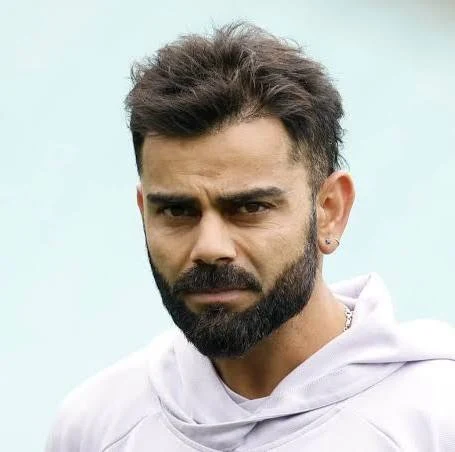
#> input picture images.jpg, 455 x 452 px
$ jupyter execute 'Face Detection.ipynb'
#> lines starting #> are read from the running program, lines starting #| are printed output that depends on the picture; after the words box and inside, x2 and y2 are one past the last pixel; in counts of white or black regions, pixels touching at a corner belong together
#> the answer given: images.jpg
[cell 1]
import cv2

[cell 2]
def load_model():
    face_cascade = cv2.CascadeClassifier(cv2.data.haarcascades + "haarcascade_frontalface_default.xml")
    return face_cascade

def detect_faces(image_path):

#> called with image_path = 'images.jpg'
    face_cascade = load_model()


    img = cv2.imread(image_path)
#> img is the input picture: shape (452, 455, 3); mean B, G, R 193, 197.2, 195.3
    gray = cv2.cvtColor(img, cv2.COLOR_BGR2GRAY)
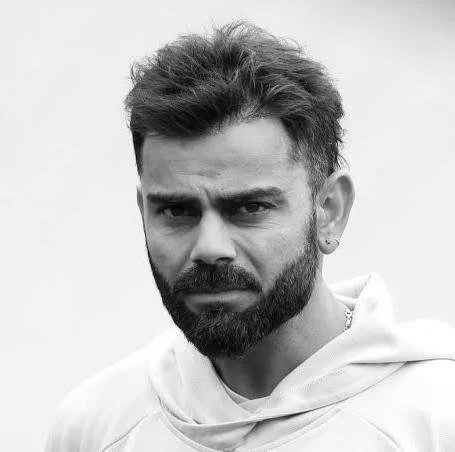
#> gray: shape (452, 455); min 0, max 255, mean 196.1

    faces = face_cascade.detectMultiScale(gray, 1.3, 5)
#> faces = [[106, 130, 216, 216]]


    for (x, y, w, h) in faces:
        cv2.rectangle(img, (x, y), (x+w, y+h), (0, 255, 0), 2)
#> this loop made 1 pass
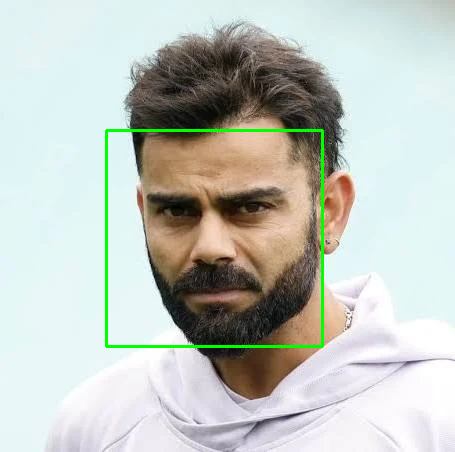
#> img: shape (452, 455, 3); 1.26% of pixels changed, all inside (x1, y1, x2, y2) = (105, 129, 324, 348)


    cv2.imshow("Face Detection", img)
    cv2.waitKey(0)
    cv2.destroyAllWindows()


def main():
    print("=== FACE DETECTION PROGRAM ===")
    image_path = input("Enter the path of the image: ")
    detect_faces(image_path)
    print("✅ Face detection complete!")

main()
